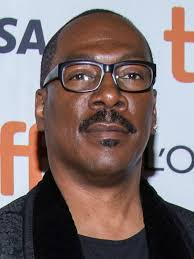
#> input picture eddie.jpg, 194 x 259 px
$ jupyter execute --allow-errors histogramme.ipynb
#> lines starting #> are read from the running program, lines starting #| are printed output that depends on the picture
[cell 1]
import skimage
import matplotlib.pyplot as plt
import numpy as np
import seaborn as sns

[cell 2]
eddie = skimage.io.imread("eddie.jpg")
#> eddie is the input picture: shape (259, 194, 3); mean R, G, B 127.4, 111, 109.9
plt.imshow(eddie)

[cell 3]
eddie_lab = skimage.color.rgb2lab(eddie)
#> eddie_lab: shape (259, 194, 3) float64; mean of channels 0, 1, 2 47, 7.3, 3.8

[cell 4]
eddie_ab = np.floor(eddie_lab[:,:,1:]).astype(int)
eddie_ab_tuple = np.apply_along_axis(lambda x: np.array((x[0], x[1]), dtype="i,i"), 2, eddie_ab)
eddie_ab_tuple

unique_values, counts = np.unique(eddie_ab_tuple, return_counts=True)
#> counts = 1183 values, max 3592 at index 108, min 1 at index 0, mean 42.47

[cell 5]
unique_values

[cell 6]
im = np.zeros(shape=(256, 256)) - 1

[cell 7]
for c, (a, b) in zip(counts, unique_values):
    im[a+128, b+128] = np.log(c/sum(counts))
#> this loop made 1183 passes
#> (c, a, b) on passes 1 to 3: (1, -13, 1), (2, -11, -1), (1, -10, -2)
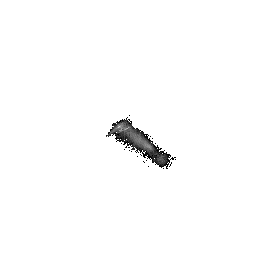
#> im: shape (256, 256) float64; min -10.82, max -1, mean -1.13; drawn with min black and max white

[cell 8]
sns.heatmap(-im, mask=im == -1, cmap=sns.color_palette("Spectral", as_cmap=True))
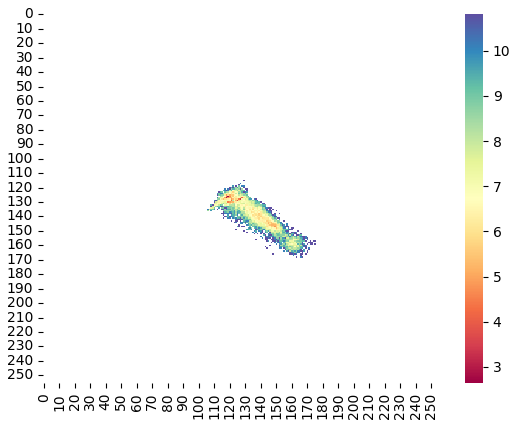
#> figure drawn by matplotlib, 2 panels
